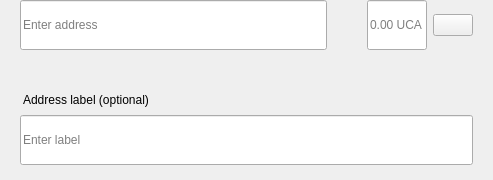
<?xml version="1.0" encoding="UTF-8"?>
<ui version="4.0">
 <class>SendMultiRow</class>
 <widget class="QWidget" name="SendMultiRow">
  <property name="geometry">
   <rect>
    <x>0</x>
    <y>0</y>
    <width>493</width>
    <height>180</height>
   </rect>
  </property>
  <property name="minimumSize">
   <size>
    <width>0</width>
    <height>0</height>
   </size>
  </property>
  <property name="maximumSize">
   <size>
    <width>16777215</width>
    <height>16777215</height>
   </size>
  </property>
  <property name="windowTitle">
   <string>Form</string>
  </property>
  <layout class="QVBoxLayout" name="verticalLayout_3">
   <property name="spacing">
    <number>0</number>
   </property>
   <property name="leftMargin">
    <number>0</number>
   </property>
   <property name="topMargin">
    <number>0</number>
   </property>
   <property name="rightMargin">
    <number>20</number>
   </property>
   <property name="bottomMargin">
    <number>5</number>
   </property>
   <item alignment="Qt::AlignTop">
    <widget class="QWidget" name="widget" native="true">
     <property name="sizePolicy">
      <sizepolicy hsizetype="Expanding" vsizetype="Maximum">
       <horstretch>0</horstretch>
       <verstretch>0</verstretch>
      </sizepolicy>
     </property>
     <property name="minimumSize">
      <size>
       <width>0</width>
       <height>60</height>
      </size>
     </property>
     <property name="maximumSize">
      <size>
       <width>16777215</width>
       <height>85</height>
      </size>
     </property>
     <layout class="QHBoxLayout" name="horizontalLayout" stretch="6,0,2">
      <property name="spacing">
       <number>0</number>
      </property>
      <property name="leftMargin">
       <number>8</number>
      </property>
      <property name="topMargin">
       <number>0</number>
      </property>
      <property name="rightMargin">
       <number>0</number>
      </property>
      <property name="bottomMargin">
       <number>0</number>
      </property>
      <item alignment="Qt::AlignTop">
       <widget class="QStackedWidget" name="stackedAddress">
        <property name="minimumSize">
         <size>
          <width>0</width>
          <height>50</height>
         </size>
        </property>
        <property name="maximumSize">
         <size>
          <width>16777215</width>
          <height>50</height>
         </size>
        </property>
        <widget class="QWidget" name="page_4">
         <property name="sizePolicy">
          <sizepolicy hsizetype="Expanding" vsizetype="Preferred">
           <horstretch>0</horstretch>
           <verstretch>0</verstretch>
          </sizepolicy>
         </property>
         <property name="minimumSize">
          <size>
           <width>0</width>
           <height>50</height>
          </size>
         </property>
         <property name="maximumSize">
          <size>
           <width>16777215</width>
           <height>55</height>
          </size>
         </property>
         <layout class="QVBoxLayout" name="verticalLayout_7">
          <property name="spacing">
           <number>0</number>
          </property>
          <property name="leftMargin">
           <number>12</number>
          </property>
          <property name="topMargin">
           <number>0</number>
          </property>
          <property name="rightMargin">
           <number>0</number>
          </property>
          <property name="bottomMargin">
           <number>0</number>
          </property>
          <item>
           <widget class="QLineEdit" name="lineEditAddress">
            <property name="minimumSize">
             <size>
              <width>0</width>
              <height>50</height>
             </size>
            </property>
            <property name="maximumSize">
             <size>
              <width>16777215</width>
              <height>50</height>
             </size>
            </property>
            <property name="placeholderText">
             <string>Enter address</string>
            </property>
           </widget>
          </item>
         </layout>
        </widget>
        <widget class="QWidget" name="page_3"/>
       </widget>
      </item>
      <item>
       <spacer name="horizontalSpacer_3">
        <property name="orientation">
         <enum>Qt::Horizontal</enum>
        </property>
        <property name="sizeType">
         <enum>QSizePolicy::Fixed</enum>
        </property>
        <property name="sizeHint" stdset="0">
         <size>
          <width>40</width>
          <height>20</height>
         </size>
        </property>
       </spacer>
      </item>
      <item>
       <layout class="QHBoxLayout" name="horizontalLayout_2">
        <property name="spacing">
         <number>6</number>
        </property>
        <item alignment="Qt::AlignTop">
         <widget class="QLineEdit" name="lineEditAmount">
          <property name="sizePolicy">
           <sizepolicy hsizetype="Expanding" vsizetype="Preferred">
            <horstretch>0</horstretch>
            <verstretch>0</verstretch>
           </sizepolicy>
          </property>
          <property name="minimumSize">
           <size>
            <width>0</width>
            <height>50</height>
           </size>
          </property>
          <property name="maximumSize">
           <size>
            <width>16777215</width>
            <height>50</height>
           </size>
          </property>
          <property name="maxLength">
           <number>17</number>
          </property>
          <property name="alignment">
           <set>Qt::AlignLeading|Qt::AlignLeft|Qt::AlignVCenter</set>
          </property>
          <property name="placeholderText">
           <string notr="true">0.00 UCA</string>
          </property>
         </widget>
        </item>
        <item>
         <layout class="QVBoxLayout" name="verticalLayout">
          <property name="topMargin">
           <number>14</number>
          </property>
          <property name="bottomMargin">
           <number>0</number>
          </property>
          <item alignment="Qt::AlignTop">
           <widget class="QPushButton" name="btnMenu">
            <property name="minimumSize">
             <size>
              <width>0</width>
              <height>0</height>
             </size>
            </property>
            <property name="maximumSize">
             <size>
              <width>16777215</width>
              <height>16777215</height>
             </size>
            </property>
            <property name="focusPolicy">
             <enum>Qt::NoFocus</enum>
            </property>
            <property name="text">
             <string/>
            </property>
           </widget>
          </item>
         </layout>
        </item>
       </layout>
      </item>
     </layout>
    </widget>
   </item>
   <item>
    <widget class="QWidget" name="layoutLabel" native="true">
     <property name="minimumSize">
      <size>
       <width>0</width>
       <height>0</height>
      </size>
     </property>
     <property name="maximumSize">
      <size>
       <width>16777215</width>
       <height>16777215</height>
      </size>
     </property>
     <layout class="QVBoxLayout" name="verticalLayout_9">
      <property name="spacing">
       <number>6</number>
      </property>
      <property name="leftMargin">
       <number>20</number>
      </property>
      <property name="topMargin">
       <number>0</number>
      </property>
      <property name="rightMargin">
       <number>0</number>
      </property>
      <property name="bottomMargin">
       <number>10</number>
      </property>
      <item>
       <spacer name="verticalSpacer">
        <property name="orientation">
         <enum>Qt::Vertical</enum>
        </property>
        <property name="sizeType">
         <enum>QSizePolicy::Fixed</enum>
        </property>
        <property name="sizeHint" stdset="0">
         <size>
          <width>20</width>
          <height>20</height>
         </size>
        </property>
       </spacer>
      </item>
      <item>
       <widget class="QLabel" name="labelSubtitleDescription">
        <property name="styleSheet">
         <string notr="true">margin-bottom:2px;
margin-left:0.05px;
padding:0px;</string>
        </property>
        <property name="text">
         <string>Address label (optional)</string>
        </property>
       </widget>
      </item>
      <item>
       <widget class="QLineEdit" name="lineEditDescription">
        <property name="minimumSize">
         <size>
          <width>0</width>
          <height>50</height>
         </size>
        </property>
        <property name="maximumSize">
         <size>
          <width>16777215</width>
          <height>50</height>
         </size>
        </property>
        <property name="placeholderText">
         <string>Enter label</string>
        </property>
       </widget>
      </item>
     </layout>
    </widget>
   </item>
  </layout>
 </widget>
 <resources/>
 <connections/>
</ui>
